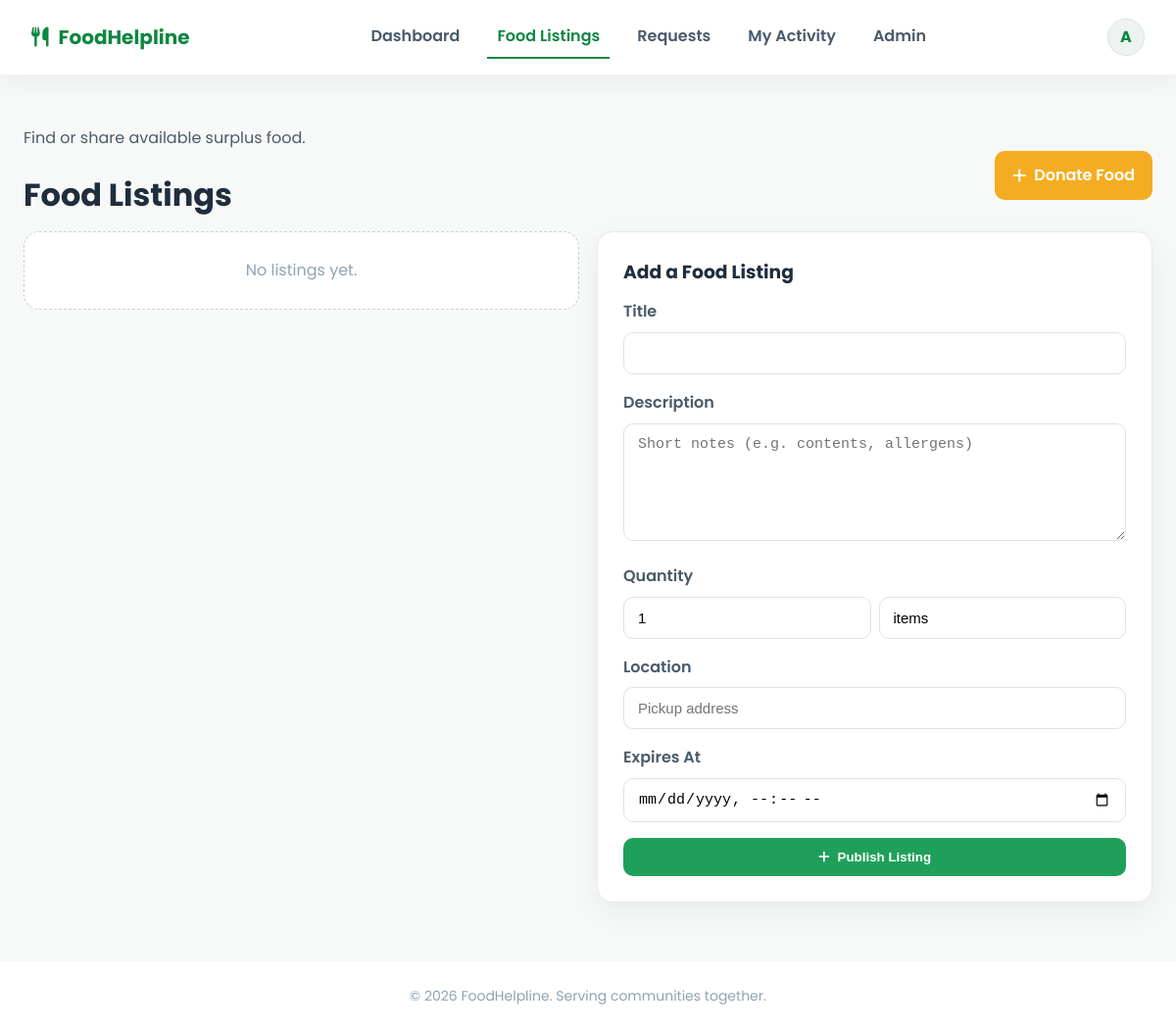
/food_listings.php (signed in), run on an earlier commit of the app's database.
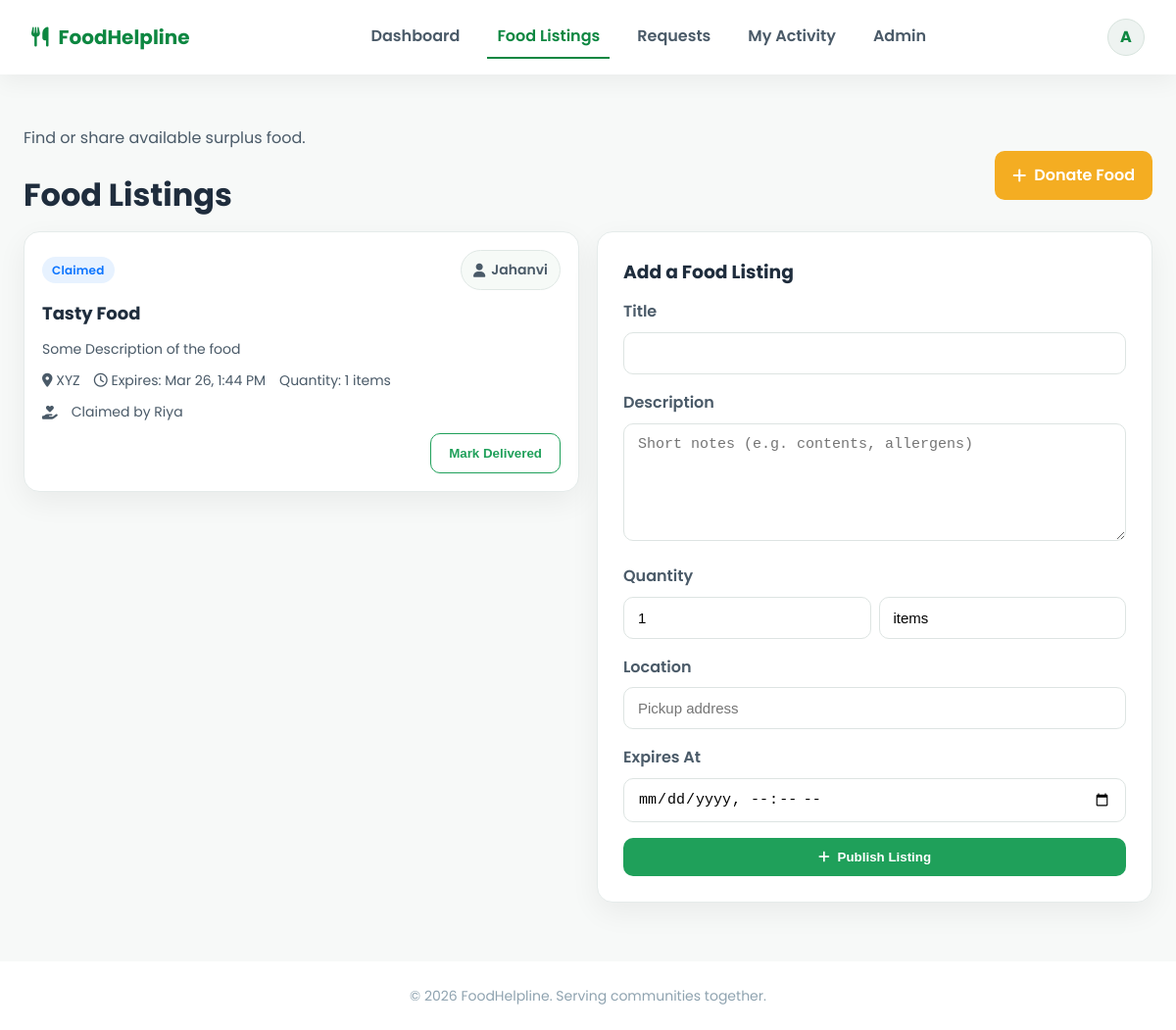
And on a later commit of the database.
### tables this page shows
CREATE TABLE IF NOT EXISTS `users` (
  `id` int NOT NULL AUTO_INCREMENT,
  `name` varchar(100) DEFAULT NULL,
  `email` varchar(100) DEFAULT NULL,
  `phone` varchar(15) DEFAULT NULL,
  `address` varchar(255) DEFAULT NULL,
  `organization` varchar(255) DEFAULT NULL,
  `password` varchar(255) DEFAULT NULL,
  `role` enum('admin','donor','receiver','volunteer') DEFAULT NULL,
  `profile_completed` tinyint(1) NOT NULL DEFAULT '0',
  `status` tinyint DEFAULT '1',
  `created_at` timestamp NULL DEFAULT CURRENT_TIMESTAMP,
  PRIMARY KEY (`id`),
  UNIQUE KEY `email` (`email`)
);

CREATE TABLE IF NOT EXISTS `food_listings` (
  `id` int NOT NULL AUTO_INCREMENT,
  `user_id` int NOT NULL,
  `title` varchar(255) NOT NULL,
  `description` text,
  `quantity` int DEFAULT '1',
  `unit` varchar(50) DEFAULT 'items',
  `location` varchar(255) NOT NULL,
  `expires_at` datetime DEFAULT NULL,
  `status` enum('available','claimed','completed','expired') DEFAULT 'available',
  `claimed_by` int DEFAULT NULL,
  `volunteer_id` int DEFAULT NULL,
  `created_at` timestamp NULL DEFAULT CURRENT_TIMESTAMP,
  PRIMARY KEY (`id`),
  KEY `user_id` (`user_id`),
  KEY `claimed_by` (`claimed_by`),
  KEY `volunteer_id` (`volunteer_id`)
);

### includes/helpers.php (called while the page is built, shortened)
<?php
function safe($value) {
    return htmlspecialchars($value ?? '', ENT_QUOTES, 'UTF-8');
}
function formatDate($dateString, $format = 'M j, Y') {
    return date($format, strtotime($dateString));
}
function statusBadge(string $status): array {
    $map = [
        'available'  => ['label' => 'Available', 'class' => 'badge green'],
        'claimed'    => ['label' => 'Claimed', 'class' => 'badge blue'],
        'completed'  => ['label' => 'Completed', 'class' => 'badge gray'],
        'expired'    => ['label' => 'Expired', 'class' => 'badge gray'],
        'open'       => ['label' => 'Open', 'class' => 'badge blue'],
        'picked_up'  => ['label' => 'Picked Up', 'class' => 'badge amber'],
        'delivered'  => ['label' => 'Delivered', 'class' => 'badge green'],
        'closed'     => ['label' => 'Closed', 'class' => 'badge gray'],
    ];
    return $map[$status] ?? ['label' => ucfirst($status), 'class' => 'badge gray'];
}

### food_listings.php (the view, shortened to what this page needs)
<?php
$active = "listings";
include("includes/header.php");
include("includes/helpers.php");
$listings = $conn->query("SELECT fl.*,
    u.name AS donor_name,
    rc.name AS receiver_name,
    vol.name AS volunteer_name
    FROM food_listings fl
    LEFT JOIN users u ON u.id = fl.user_id
    LEFT JOIN users rc ON rc.id = fl.claimed_by
    LEFT JOIN users vol ON vol.id = fl.volunteer_id
    ORDER BY CASE WHEN fl.status='available' THEN 0 WHEN fl.status='claimed' THEN 1 ELSE 2 END, fl.expires_at ASC
")->fetchAll(PDO::FETCH_ASSOC);
?>
<section class="page">
    <div class="section-head" style="margin-bottom:6px;">
        <div>
            <p class="lead">Find or share available surplus food.</p>
            <h1>Food Listings</h1>
        </div>
        <?php if ($currentUser['role'] === 'donor' || $currentUser['role'] === 'admin'): ?>
            <a class="btn warning" href="#donate"><i class="fas fa-plus"></i> Donate Food</a>
        <?php endif; ?>
    </div>
    <div class="grid two">
        <div>
            <?php if (count($listings) === 0): ?>
                <div class="empty">No listings yet. <?php if ($currentUser['role']==='donor'): ?>Be the first to donate!<?php endif; ?></div>
            <?php else: ?>
                <div class="grid cards">
                    <?php foreach ($listings as $listing): ?>
                        <?php $badge = statusBadge($listing['status']); ?>
                        <div class="listing-card">
                            <div class="meta" style="justify-content: space-between;">
                                <span class="<?php echo $badge['class']; ?>"><?php echo $badge['label']; ?></span>
                                <span class="pill"><i class="fas fa-user"></i> <?php echo safe($listing['donor_name']); ?></span>
                            </div>
                            <h4><?php echo safe($listing['title']); ?></h4>
                            <?php if ($listing['description']): ?>
                                <p class="meta" style="color:var(--gray-700);"><?php echo safe($listing['description']); ?></p>
                            <?php endif; ?>
                            <div class="meta">
                                <span><i class="fas fa-map-marker-alt"></i> <?php echo safe($listing['location']); ?></span>
                                <?php if ($listing['expires_at']): ?>
                                    <span><i class="far fa-clock"></i> Expires: <?php echo formatDate($listing['expires_at'], 'M j, g:i A'); ?></span>
                                <?php endif; ?>
                                <span>Quantity: <?php echo (int)$listing['quantity'] . ' ' . safe($listing['unit']); ?></span>
                            </div>
                            <?php if ($listing['claimed_by']): ?>
                                <div class="meta">
                                    <i class="fas fa-hand-holding-heart"></i> Claimed by <?php echo safe($listing['receiver_name']); ?>
                                </div>
                            <?php elseif ($listing['volunteer_name']): ?>
                                <div class="meta"><i class="fas fa-route"></i> Volunteer: <?php echo safe($listing['volunteer_name']); ?></div>
                            <?php endif; ?>
                            <div class="actions">
                                <div style="display:flex; gap:8px;">
                                    <?php if (in_array($listing['status'], ['claimed']) && ($listing['user_id']==$currentUser['id'] || $listing['volunteer_id']==$currentUser['id'] || $currentUser['role']==='admin')): ?>
                                        <form method="POST">
                                            <button type="submit" name="complete_listing" class="btn ghost">Mark Delivered</button>
                                        </form>
                                    <?php endif; ?>
                                </div>
                            </div>
                        </div>
                    <?php endforeach; ?>
                </div>
            <?php endif; ?>
        </div>
        <?php if ($currentUser['role'] === 'donor' || $currentUser['role'] === 'admin'): ?>
            <div id="donate">
                <div class="form-card">
                    <h3 style="margin-bottom:12px;">Add a Food Listing</h3>
                    <form method="POST">
                        <div class="form-group">
                            <label>Title</label>
                            <input type="text" name="title" required>
                        </div>
                        <div class="form-group">
                            <label>Description</label>
                            <textarea name="description" placeholder="Short notes (e.g. contents, allergens)"></textarea>
                        </div>
                        <div class="form-group">
                            <label>Quantity</label>
                            <div style="display:flex; gap:8px;">
                            <input type="number" name="quantity" min="1" value="1" style="flex:1;" required>
                            <input type="text" name="unit" value="items" style="flex:1;" required>
                        </div>
                    </div>
                        <div class="form-group">
                            <label>Location</label>
                            <input type="text" name="location" required placeholder="Pickup address">
                        </div>
                        <div class="form-group">
                            <label>Expires At</label>
                            <input type="datetime-local" name="expires_at">
                        </div>
                        <button type="submit" name="add_listing" class="btn primary full"><i class="fas fa-plus"></i> Publish Listing</button>
                    </form>
                </div>
            </div>
        <?php endif; ?>
    </div>
</section>
<?php include("includes/footer.php"); ?>

### includes/header.php (shortened to what this page needs)
<?php
include_once __DIR__ . '/db.php';
$active = $active ?? '';
$userStmt = $conn->prepare("SELECT * FROM users WHERE id = ? LIMIT 1");
$userStmt->execute([$_SESSION['user_id']]);
$currentUser = $userStmt->fetch(PDO::FETCH_ASSOC);
$firstInitial = strtoupper(substr($currentUser['name'], 0, 1));
?>
<!DOCTYPE html>
<html lang="en">
<head>
    <link rel="stylesheet" href="https://cdnjs.cloudflare.com/ajax/libs/font-awesome/6.4.2/css/all.min.css">
    <link rel="stylesheet" href="<?php echo BASE_URL; ?>assets/css/style.css">
</head>
<body class="app-body">
<header class="app-nav">
    <div class="brand">
        <a href="<?php echo BASE_URL; ?>dashboard.php">
            <i class="fas fa-utensils"></i>
            <span>FoodHelpline</span>
        </a>
    </div>
    <nav class="nav-links">
        <a class="<?php echo $active === 'dashboard' ? 'active' : ''; ?>" href="<?php echo BASE_URL; ?>dashboard.php">Dashboard</a>
        <a class="<?php echo $active === 'listings' ? 'active' : ''; ?>" href="<?php echo BASE_URL; ?>food_listings.php">Food Listings</a>
        <a class="<?php echo $active === 'requests' ? 'active' : ''; ?>" href="<?php echo BASE_URL; ?>requests.php">Requests</a>
        <a class="<?php echo $active === 'activity' ? 'active' : ''; ?>" href="<?php echo BASE_URL; ?>activity.php">My Activity</a>
        <?php if ($currentUser['role'] === 'admin'): ?>
            <a class="<?php echo $active === 'admin' ? 'active' : ''; ?>" href="<?php echo BASE_URL; ?>admin/dashboard.php">Admin</a>
        <?php endif; ?>
    </nav>
    <div class="nav-cta">
        <div class="avatar" data-dropdown="user-menu">
            <?php echo htmlspecialchars($firstInitial); ?>
        </div>
    </div>
</header>
<main>

### includes/footer.php
    </main>
    <footer class="app-footer">
        <p>&copy; <?php echo date('Y'); ?> FoodHelpline. Serving communities together.</p>
    </footer>
</body>
</html>

### assets/css/style.css (style rules this page uses)
:root { --green: #1fa05a; --green-dark: #0d8741; --yellow: #f4ad22; --red: #d94141; --gray-900: #1f2d3d; --gray-700: #4a5a68; --gray-500: #8fa3b0; --gray-300: #dce5eb; --gray-100: #f7f9f8; --card-shadow: 0 10px 30px rgba(0, 0, 0, 0.06); font-family: "Poppins", system-ui, -apple-system, sans-serif; }
* { box-sizing: border-box; margin: 0; padding: 0; }
body { background: var(--gray-100); color: var(--gray-900); line-height: 1.6; }
a { color: var(--green); text-decoration: none; }
.btn { display: inline-flex; align-items: center; gap: 8px; border: none; border-radius: 10px; padding: 12px 18px; font-weight: 600; cursor: pointer; transition: all 0.2s ease; text-decoration: none; }
.btn.primary { background: var(--green); color: #fff; }
.btn.ghost { border: 1.5px solid var(--green); color: var(--green); background: #fff; }
.btn.warning { background: var(--yellow); color: #fff; }
.btn.full { width: 100%; justify-content: center; }
.badge { display: inline-flex; align-items: center; padding: 4px 10px; border-radius: 20px; font-size: 12px; font-weight: 600; letter-spacing: 0.2px; }
.badge.blue { background: #e7f2ff; color: #0c75ff; }
.app-body { min-height: 100vh; }
.app-nav { position: sticky; top: 0; z-index: 50; background: #fff; display: flex; align-items: center; justify-content: space-between; padding: 16px 32px; box-shadow: 0 8px 22px rgba(0, 0, 0, 0.05); }
.brand a { display: inline-flex; align-items: center; gap: 10px; font-size: 20px; font-weight: 700; color: var(--green-dark); }
.nav-links { display: flex; gap: 18px; }
.nav-links a { color: var(--gray-700); font-weight: 600; padding: 8px 10px; border-bottom: 2px solid transparent; }
.nav-links a.active { color: var(--green-dark); border-color: var(--green-dark); }
.nav-cta { display: flex; align-items: center; gap: 12px; position: relative; }
.avatar { width: 38px; height: 38px; border-radius: 50%; background: #eef3f1; color: var(--green-dark); display: grid; place-items: center; font-weight: 700; cursor: pointer; border: 1px solid #d7e3dd; }
.page { max-width: 1200px; margin: 0 auto; padding: 32px 24px 60px; }
.page h1 { font-size: 32px; margin-bottom: 6px; }
.page p.lead { color: var(--gray-700); margin-bottom: 20px; }
.grid { display: grid; gap: 18px; }
.grid.two { grid-template-columns: repeat(auto-fit, minmax(320px, 1fr)); }
.grid.cards { grid-template-columns: repeat(auto-fit, minmax(280px, 1fr)); }
.section-head { display: flex; justify-content: space-between; align-items: center; margin: 20px 0 12px; }
.section-head a { font-weight: 600; color: var(--green-dark); }
.listing-card, .request-card { display: grid; gap: 10px; background: #fff; border: 1px solid #e5ebea; border-radius: 16px; padding: 18px; box-shadow: var(--card-shadow); }
.listing-card h4, .request-card h4 { font-size: 18px; }
.listing-card .meta, .request-card .meta { color: var(--gray-700); font-size: 14px; display: flex; gap: 14px; align-items: center; flex-wrap: wrap; }
.listing-card .actions, .request-card .actions { display: flex; justify-content: space-between; align-items: center; gap: 12px; flex-wrap: wrap; }
.pill { display: inline-flex; align-items: center; gap: 6px; padding: 8px 12px; border-radius: 999px; border: 1px solid #e0e8e5; background: #f6faf7; color: var(--gray-700); font-weight: 600; font-size: 14px; }
.form-card { max-width: 680px; margin: 0 auto; background: #fff; padding: 26px; border-radius: 16px; border: 1px solid #e5ebea; box-shadow: var(--card-shadow); }
.form-group { margin-bottom: 16px; }
.form-group label { display: block; font-weight: 600; margin-bottom: 8px; color: var(--gray-700); }
.form-group input, .form-group select, .form-group textarea { width: 100%; border: 1px solid #dde4e2; border-radius: 10px; padding: 12px 14px; font-size: 15px; outline: none; transition: border 0.2s ease, box-shadow 0.2s ease; }
.form-group textarea { min-height: 120px; resize: vertical; }
.app-footer { text-align: center; padding: 24px; color: var(--gray-500); font-size: 14px; }
.section-head { display: flex; justify-content: space-between; align-items: center; margin-bottom: 24px; }
.cards { display: grid; grid-template-columns: repeat(auto-fit, minmax(240px, 1fr)); gap: 28px; }
footer { background: #fff; text-align: center; padding: 20px 0; color: var(--gray-500); }
.empty { border: 1.5px dashed #c7d4d0; border-radius: 16px; padding: 26px; text-align: center; color: var(--gray-500); background: #fff; }

What changed in the data, as far as the page shows it:
added food_listings: status "Claimed", user.name "Jahanvi", title "Tasty Food", description "Some Description of the food", location "XYZ", expires_at "Mar 26, 1:44 PM", quantity "1", unit "items", users.name "Riya"
Also different on the page:
text no longer shown: "No listings yet."
